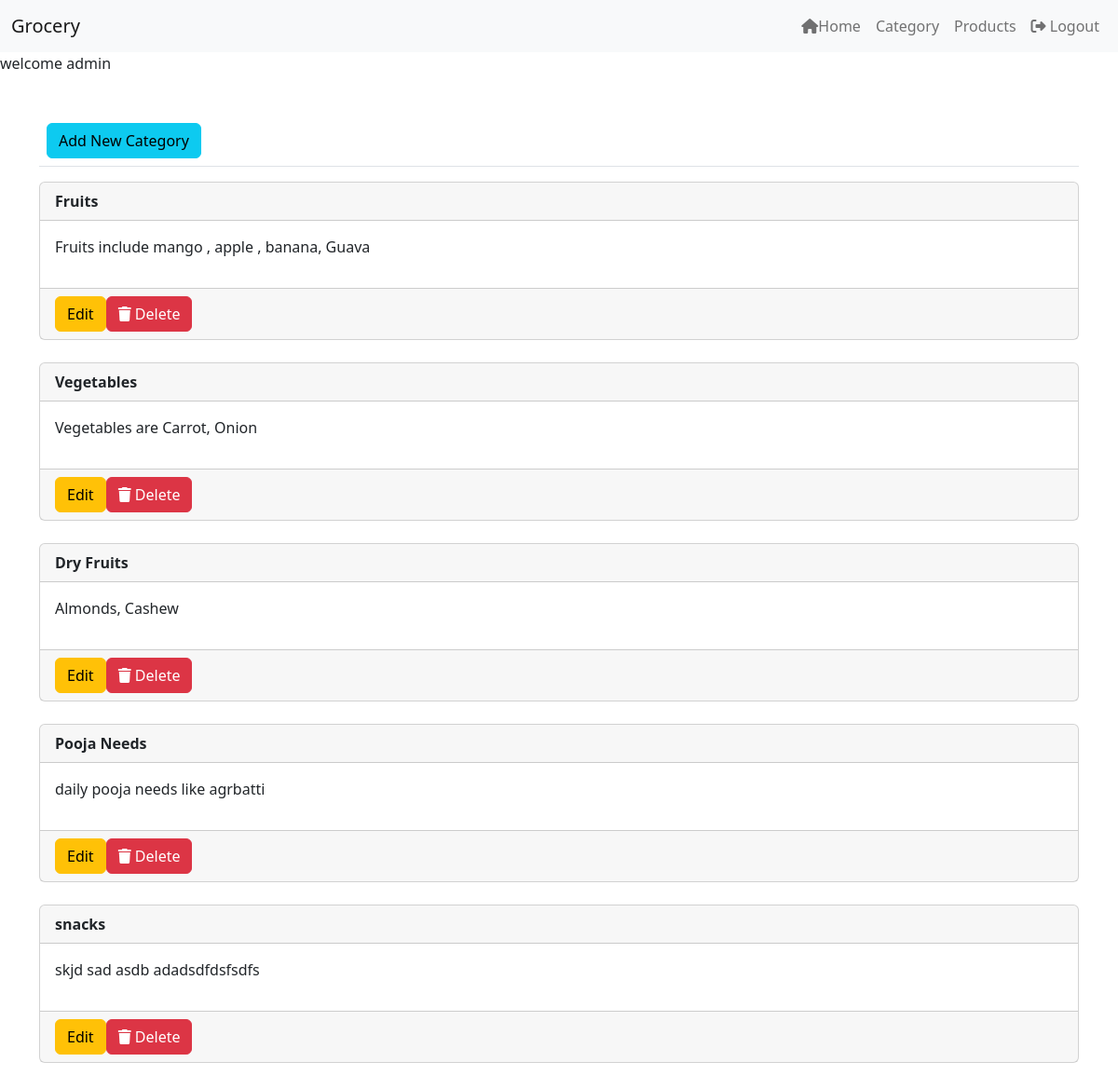
Page /adminCategories (signed in) on the committed database.
### application/models.py (models this page shows)
class Categories(db.Model):
    __tablename__ = 'categories'
    id = db.Column(db.Integer, autoincrement=True, primary_key=True)
    category_name = db.Column(db.String, unique = True)
    description = db.Column(db.String, unique=False)
    category_products = db.relationship("Products", backref='categories', lazy=True, cascade='all, delete')

### application/controllers.py (the view)
@app.route("/adminCategories",methods=["GET"])
def categories_page():
    category_list=Categories.query.all()
    return render_template("adminCategory.html",categories = category_list)

### templates/adminCategory.html (shortened to what this page needs)
{% extends 'adminNavBar.html' %}
{% block body %}
{% block content %}
{% set user_name = session['user'] %}
{% set role = session['role'] %}
{% if role == 'ADMIN' %}
<p>welcome {{user_name}}</p>
<div class="layout-content" style="margin-top:20px;">
    <div class="container flex-grow-1 container-p-y">
    <table class="table">
      <tbody>
        <tr>
          <td>
            <a data-bs-toggle="modal" data-bs-target="#addModal"> <button class="btn btn-info">Add New
                Category</button></a>
          </td>
        </tr>
      </tbody>
    </table>
    {% for category in categories %}
    <div class="card mb-4">
      <div class="card-header">
        <b>{{category.category_name}}</b>
      </div>
      <div class="card-body">
        <p> {{category.description}}</p>
      </div>
      <div class="card-footer">
        <div>
          <div class="btn-group">
            <a class="nav-link link-dark" data-bs-toggle="modal" data-bs-target="#editModal{{category.id}}"> <button
                class="btn btn-warning">Edit</button></a>
            <form method="post" action="/deleteCategory"
              onsubmit="return confirm('Are you sure you want to delete this category?');">
              <button type="submit" name="submit" class="btn btn-danger"><i class="fa-solid fa-trash"></i>
                Delete</button>
            </form>
          </div>
        </div>
      </div>
    </div>
    {% endfor %}
  </div>
</div>
{% else %}
<p>Not Authorized to view this Page!!!</p>
{% endif %}
{% endblock %}
{% endblock %}

### templates/adminNavBar.html (shortened to what this page needs)
<!DOCTYPE html>
<html lang="en">
<head>
  <link rel="stylesheet" href="https://use.fontawesome.com/releases/v5.15.4/css/all.css"
 />
  <link rel="stylesheet" href="https://cdn.jsdelivr.net/npm/bootstrap-icons@1.9.1/font/bootstrap-icons.css">
  <link href="/static/assets/dist/css/bootstrap.min.css" rel="stylesheet">
  <link rel="stylesheet" href="https://cdnjs.cloudflare.com/ajax/libs/boxicons/2.1.0/css/boxicons.min.css"
 />
  <link rel="stylesheet"
    href="https://cdnjs.cloudflare.com/ajax/libs/MaterialDesign-Webfont/5.3.45/css/materialdesignicons.css"
 />
  <link rel="stylesheet" href="https://cdn.jsdelivr.net/npm/bootstrap-icons@1.9.1/font/bootstrap-icons.css">
  <link href="https://cdn.jsdelivr.net/npm/bootstrap@5.2.0/dist/css/bootstrap.min.css" rel="stylesheet"
>
</head>
<body>
  {% set user_name = session['user'] %}
{% set role = session['role'] %}
{% if role == 'ADMIN' %}
  <div class="jumbotron jumbotron-fluid">
    <nav class="navbar navbar-expand-lg navbar-light bg-light">
      <div class="container-fluid">
        <a class="navbar-brand" href="#">Grocery</a>
        <div class="collapse navbar-collapse justify-content-end" id="navbarNav">
          <ul class="navbar-nav ml-auto">
            <li class="nav-item active">
              <a class="nav-link" href="#"><i class="fa-solid fa-house"></i>Home</a>
            </li>
            <li class="nav-item">
              <a class="nav-link" href="/adminCategories">Category</a>
            </li>
            <li class="nav-item">
              <a class="nav-link" href="/adminProducts">Products</a>
            </li>
            <li class="nav-item">
              <a class="nav-link" href="/logout"><i class="fa-solid fa-right-from-bracket"></i> Logout</a>
            </li>
          </ul>
        </div>
      </div>
    </nav>
  </div>
{% endif %}
  {% block content %}
  {% endblock %}
</body>
</html>

### rows in the picture
Categories: category_name "Fruits", description "Fruits include mango , apple , banana, Guava"
Categories: category_name "Vegetables", description "Vegetables are Carrot, Onion"
Categories: category_name "Dry Fruits", description "Almonds, Cashew"
Categories: category_name "Pooja Needs", description "daily pooja needs like agrbatti"
Categories: category_name "snacks", description "skjd sad asdb adadsdfdsfsdfs"

### other values in the picture
{{ user_name }} "admin"
